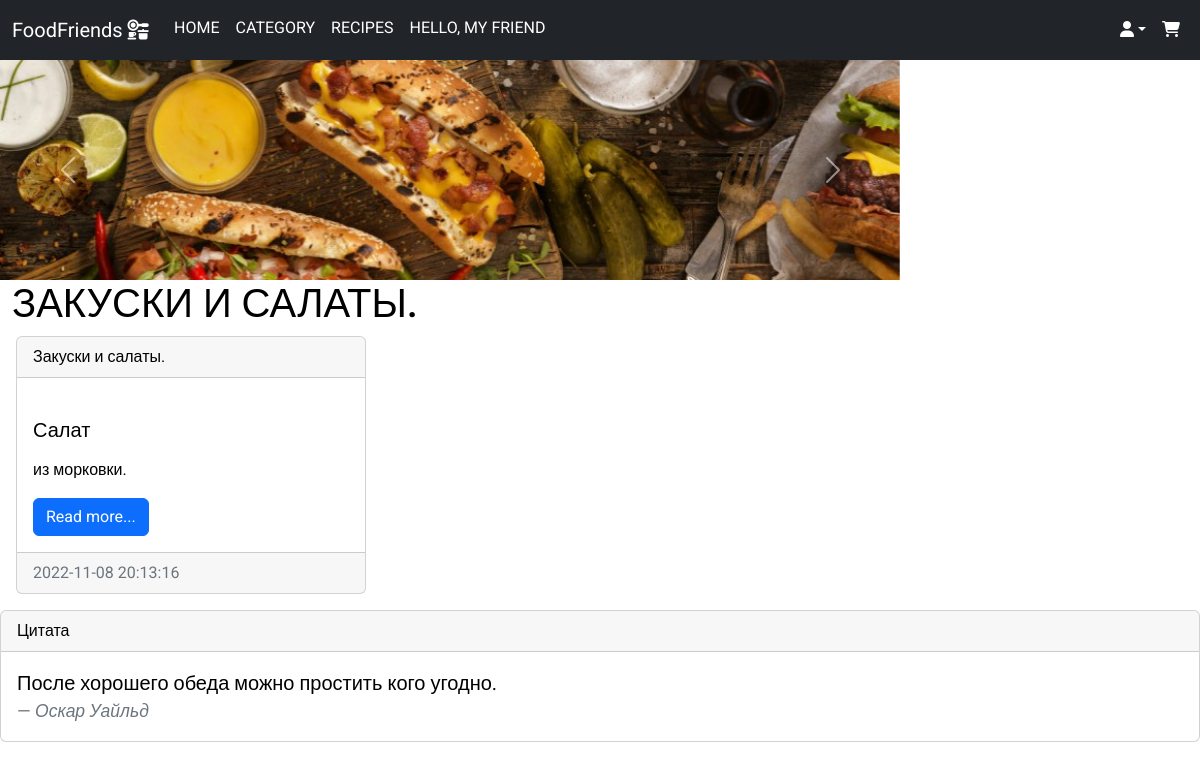
The app's page /category/2/ with its own data.
### food/models.py (models this page shows, shortened)
class Category(models.Model):
    title = models.CharField(max_length=150, db_index=True, verbose_name='Категория')
    class Meta:
        verbose_name = 'Категория'
        verbose_name_plural = 'Категории'
        ordering = ['title']
    def __str__(self):
        return self.title

class Food(models.Model):
    title = models.CharField(max_length=150, verbose_name='Заголовок')
    content = models.TextField(blank=True, verbose_name='Контент')
    create_at = models.DateTimeField(auto_now_add=True, verbose_name='Дата публикации')
    update_at = models.DateTimeField(auto_now=True, verbose_name='Обновлено')
    photo = models.ImageField(upload_to='photos/%Y/%m/%d', verbose_name='Фото', blank=True)
    is_published = models.BooleanField(default=True, verbose_name='Опубликовано')
    category = models.ManyToManyField('Category', related_name='category', verbose_name='Категория')
    def get_absolute_url(self):
        return reverse('view_food', kwargs={'pk': self.pk})
    class Meta:
        verbose_name = 'Новость'
        verbose_name_plural = 'Новость'
        ordering = ['id']

### food/views.py (the view)
# urls.py: path('category/<int:category_id>/', FoodBYCategory.as_view(), name='category'),
class FoodBYCategory(MyMixin, ListView):
    model = Food
    template_name = 'food/home_food_list.html'
    context_object_name = 'food'
    allow_empty = True
    paginate_by = 4
    def get_context_data(self, *, object_list=None, **kwargs):
        context = super().get_context_data(**kwargs)
        categories = Category.objects.all()
        context['category'] = categories
        context['title'] = self.get_upper(Category.objects.get(pk=self.kwargs['category_id']))
        return context
    def get_queryset(self):
        return Food.objects.filter(category=self.kwargs['category_id'], is_published=True)

### food/utils.py (called while the page is built)
    def get_upper(self, s):
        if isinstance(s, str):
            return s.upper()
        else:
            return s.title.upper()

### food/templates/food/home_food_list.html (shortened to what this page needs)
{% extends 'base.html' %}
{% block content %}
    <h1>{{ title }}</h1>
    <div class="d-flex flex-wrap">
      {% for item in food %}
      <div class="card mx-1 mb-3" style="min-width:40%; max-width:40%">
          <div class="card-header">
          {% for categor in item.category.all %}
              {{ categor }}
                {% endfor %}
          </div>
          <div class="card-body">
              <div class="media">
              </div>
              <h5 class="card-title">{{ item.title }}</h5>
              <p class="card-text">{{ item.content|linebreaks|truncatewords:50 }}</p>
              <a href="{{ item.get_absolute_url }}" class="btn btn-primary">Read more...</a>
          </div>
          <div class="card-footer text-muted">
              {{ item.create_at|date:"Y-m-d H:i:s" }}
          </div>
      </div>
      {% endfor %}
    </div>
{% endblock %}
{% block carousel %}
<div id="carouselExampleControlsNoTouching" class="carousel slide" data-bs-touch="false" data-bs-interval="false">
  <div class="carousel-inner">
    <div class="carousel-item active">
      <img src="foodfriends/img/1.jpg" class="d-block w-100" alt="...">
    </div>
  </div>
  <button class="carousel-control-prev" type="button" data-bs-target="#carouselExampleControlsNoTouching" data-bs-slide="prev">
    <span class="carousel-control-prev-icon" aria-hidden="true"></span>
  </button>
  <button class="carousel-control-next" type="button" data-bs-target="#carouselExampleControlsNoTouching" data-bs-slide="next">
    <span class="carousel-control-next-icon" aria-hidden="true"></span>
  </button>
</div>
{% endblock %}

### foodfriends/static/css/styles.css (style rules this page uses)
html { font-size: 16px; }
body { font-family: 'Roboto', sans-serif; font-size: 16px; color: #000; background-color: #fff; min-width: 320px; }
img { max-width: 100%; height: auto; }
a { color: #111; }

### records on screen
Category: title "ЗАКУСКИ И САЛАТЫ.", title "Закуски и салаты."
Food: title "Салат", content "из морковки.", create_at "2022-11-08 20:13:16"
